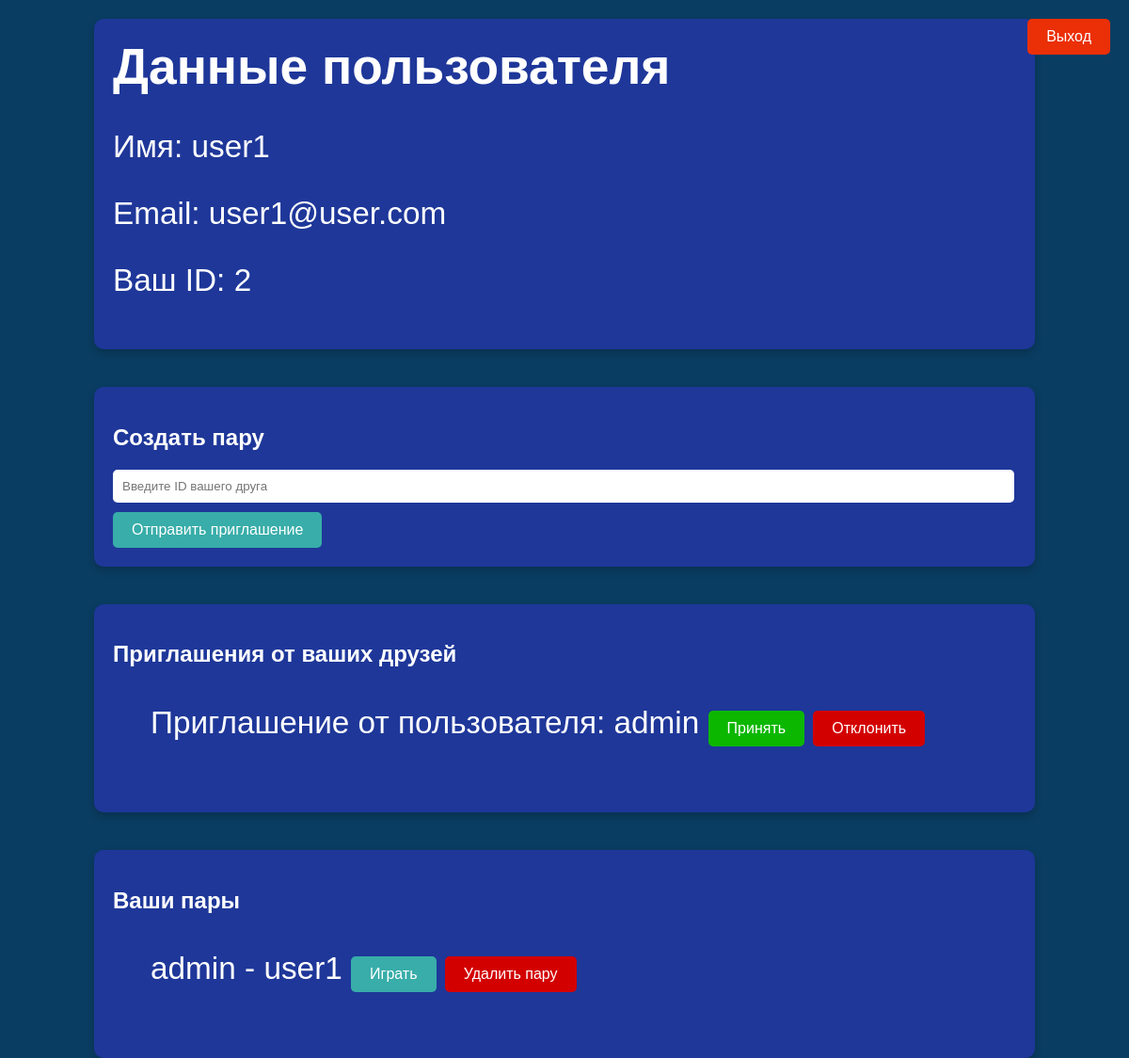
Screenshot of /profile (signed in) with the database file from the repository.
### tables this page shows
CREATE TABLE users (
    id integer PRIMARY KEY AUTOINCREMENT,
    name text NOT NULL,
    email text NOT NULL,
    password text NOT NULL,
    is_admin integer DEFAULT 0,
    time integer NOT NULL
);

CREATE TABLE requests (
    id integer PRIMARY KEY AUTOINCREMENT,
    user_id text NOT NULL,
    friend_id text NOT NULL,
    user_name text NOT NULL,
    time integer NOT NULL
);

CREATE TABLE couples (
    id integer PRIMARY KEY AUTOINCREMENT,
    user1 text NOT NULL,
    user2 text NOT NULL,
    name1 text NOT NULL,
    name2 text NOT NULL,
    task_to1 text NOT NULL,
    task_to2 text NOT NULL,
    time integer NOT NULL
);

### app.py (the view, shortened to what this page needs)
@app.route('/profile', methods=['POST', 'GET'])
@login_required
def profile():
    user_id = current_user.get_id()
    user_name = dbase.getUser(user_id)[1]
    email = dbase.getUser(user_id)[2]
    requests = dbase.getRequest(user_id)
    couples = dbase.getCouple(user_id)
    return render_template('profile.html', username=user_name, email=email, user_id=user_id, requests=requests, couples=couples)

### DataBase.py (called while the page is built)
    def getUser(self, user_id):
        try:
            self.__cur.execute(f'SELECT * FROM users WHERE id = {user_id} LIMIT 1')
            res = self.__cur.fetchone()
            if not res:
                print('Пользователь не найден getUser')
                return False
            return res
        except sqlite3.Error as e:
            print('Ошибка во входе пользователя getUser'+str(e))
        return False

    def getRequest(self, user_id):
        try:
            self.__cur.execute(f'SELECT * FROM requests WHERE friend_id = "{user_id}"')
            res = self.__cur.fetchall()
            if not res:
                print('Запрос не найден getRequest')
                return False
            return res
        except sqlite3.Error as e:
            print('Ошибка в получении запроса getRequest'+str(e))
        return False

    def getCouple(self, user_id):
        try:
            self.__cur.execute(f'SELECT * FROM couples WHERE user1 LIKE "{user_id}" OR user2 LIKE "{user_id}"')
            res = self.__cur.fetchall()
            if not res:
                print('Пары с таким user_id не существует getCouple')
                return False
            return res
        except sqlite3.Error as e:
            print('Ошибка в getCouple'+str(e))

### UserLogin.py (called while the page is built)
    def fromDB(self, user_id, db):
        self.__user = db.getUser(user_id)
        return self

    def get_id(self):
        return str(self.__user['id'])

### app.py (called while the page is built)
@login_manager.user_loader
def load_user(user_id):
    print('load_user')
    return UserLogin().fromDB(user_id, dbase)

def connect_db():
    conn = sqlite3.connect(app.config['DATABASE'])
    conn.row_factory = sqlite3.Row
    return conn

def get_db():
    if not hasattr(g, 'link_db'):
        g.link_db = connect_db()
    return g.link_db

@app.before_request
def before_request():
    global dbase
    db = get_db()
    dbase = DataBase(db)

### templates/profile.html (shortened to what this page needs)
<!DOCTYPE html>
<html lang="ru">
<head>
    <link type='text/css' href="{{ url_for('static', filename='css/styles.css')}}" rel="stylesheet" />
</head>
<body>
    <div class="profile-info">
        <h1 style="font-size: 40pt;">Данные пользователя</h1>
        <p>Имя: {{ username }}</p>
        <p>Email: {{ email }}</p>
        <p>Ваш ID: {{ user_id }}</p>
    </div>
    <div class="invite-form">
        <h2>Создать пару</h2>
        <form action="#" method='post'>
            <input type="text" name='friend_id' placeholder="Введите ID вашего друга" required>
            <button type="submit" name="create_request">Отправить приглашение</button>
        </form>
    </div>
    <div class="invitations">
        <h2>Приглашения от ваших друзей</h2>
        <ul>
            {% if requests == False %}
            <p> У вас нет новых приглашений </p>
            {% else %}
            {% for request in requests %}
            <form method="post" style="display: grid;">
                <p>
                    Приглашение от пользователя: {{ request[3] }}
                    <button type="submit" class="button-access" name="request_interract" value="accept_{{ request[0] }}">Принять</button>
                    <button type="submit" class="button-cancle" name="request_interract" value="decline_{{ request[0] }}">Отклонить</button>
                </p>
            </form>
            {% endfor %}
            {% endif %}
        </ul>
    </div>
    <div class="invitations">
        <h2>Ваши пары</h2>
        <ul>
            {% if couples == False %}
            <p> У вас нет пары </p>
            {% else %}
            {% for couple in couples %}
            <form method="post" style="display: grid;">
                <p>
                    {{ couple[3] }} - {{ couple[4] }}
                    <button type="submit" name="couple_interract" value="play_{{ couple[0] }}">Играть</button>
                    <button type="submit" class="button-cancle" name="couple_interract" value="delete_{{ couple[0] }}">Удалить пару</button>
                </p>
            </form>
            {% endfor %}
            {% endif %}
        </ul>
    </div>
    <a href="{{ url_for('logout') }}" class="logout-button">Выход</a>
</body>
</html>

### static/css/styles.css (style rules this page uses)
body { background-color: #0a3d62; color: #ffffff; display: flex; flex-direction: column; align-items: center; margin: 0; font-family: Arial, sans-serif; height: 100vh; }
h1 { font-size: 50pt; margin-top: 0; }
p { font-size: 25pt; }
input { width: 100%; padding: 8px; margin-bottom: 10px; border-radius: 5px; border: none; }
button { background-color: #38ada9; color: #ffffff; border: none; padding: 10px 20px; border-radius: 5px; cursor: pointer; font-size: 16px; }
.button-access { background-color: #0cb700; color: #ffffff; border: none; padding: 10px 20px; border-radius: 5px; cursor: pointer; font-size: 16px; }
.button-cancle { background-color: #d30000; color: #ffffff; border: none; padding: 10px 20px; border-radius: 5px; cursor: pointer; font-size: 16px; }
a { color: #38ada9; text-decoration: none; }
form { display: flex; flex-direction: column; align-items: center; }
form p { margin-top: 20px; }
.profile-info, .invite-form, .invitations, .couples { background-color: #1e3799; padding: 20px; border-radius: 10px; margin: 20px; width: 80%; box-shadow: 0 4px 8px rgba(0, 0, 0, 0.2); }
.profile-info { text-align: left; }
.invite-form form { display: flex; flex-direction: column; align-items: flex-start; }
.invite-form input { width: calc(100% - 22px); padding: 10px; margin-bottom: 10px; border-radius: 5px; border: none; }
.logout-button { position: absolute; top: 20px; right: 20px; background-color: #eb2f06; color: #ffffff; padding: 10px 20px; border-radius: 5px; text-decoration: none; font-size: 16px; }
.profile-info, .invite-form, .invitations { background-color: #1e3799; padding: 20px; border-radius: 10px; margin: 20px; width: 80%; box-shadow: 0 4px 8px rgba(0, 0, 0, 0.2); }

### rows the page displays
users: name "user1", email "user1@user.com"
requests: user_name "admin"
couples: name1 "admin", name2 "user1"

### other values shown
{{ user_id }} "2"
